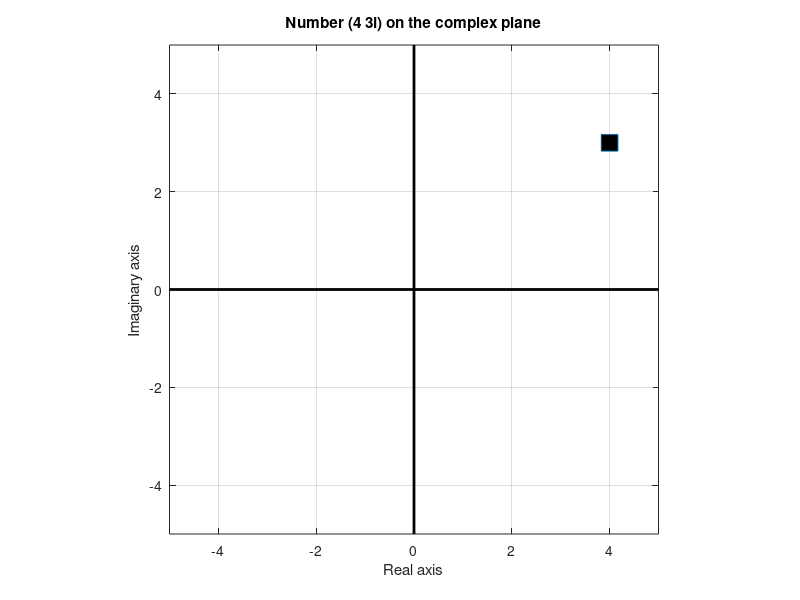
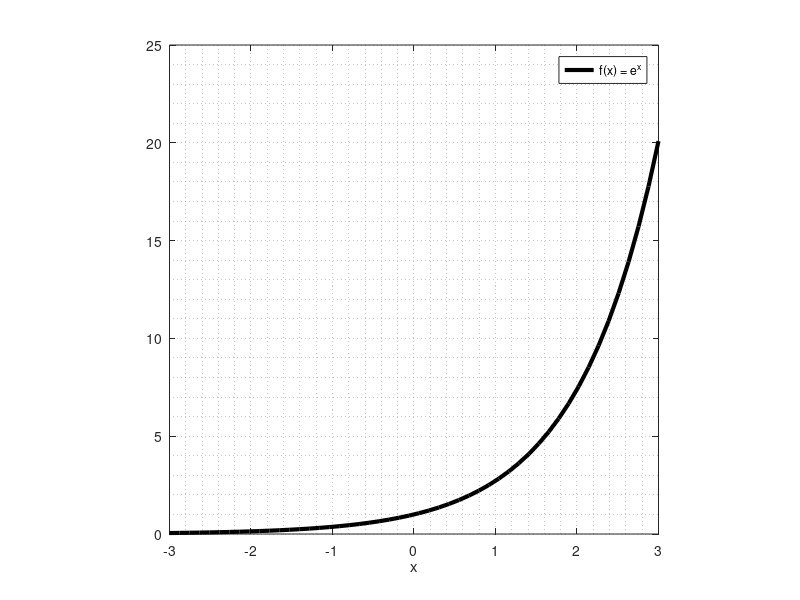
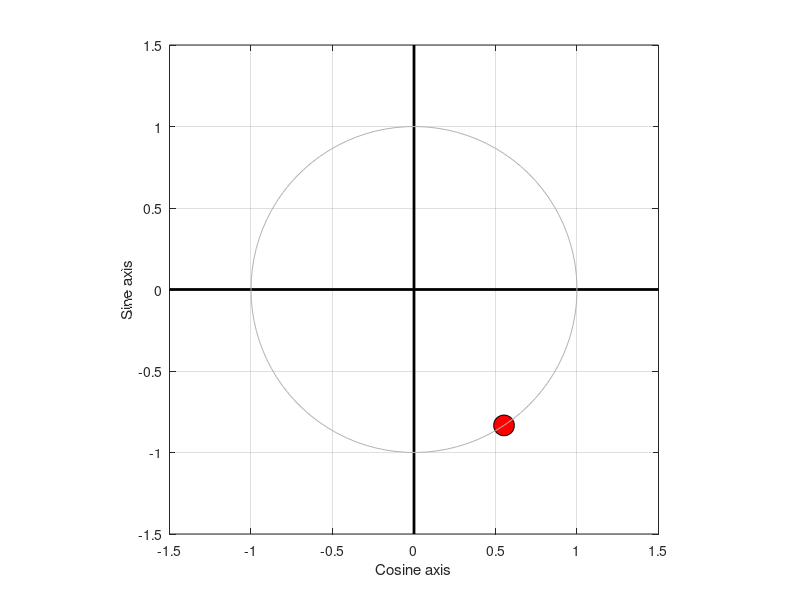

These figures' MATLAB source, in order: (Note: this script raises an error after producing the figures.)
%%
%     COURSE: Understand the Fourier transform and its applications
%    SECTION: Foundations
%      VIDEO: Complex numbers
% Instructor: mikexcohen.com
%
%% 
clear, clc

%%

% several ways to create a complex number
z = 4 + 3i;
z = 4 + 3*1i;
z = 4 + 3*sqrt(-1);
z = complex(4,3);

disp([ 'Real part is ' num2str(real(z)) ' and imaginary part is ' num2str(imag(z)) '.' ])


% beware of a common programming error:
i = 2;
zz = 4 + 3*i;


% plot the complex number
figure(1), clf
plot(real(z),imag(z),'s','markersize',12,'markerfacecolor','k')

% make plot look nicer
set(gca,'xlim',[-5 5],'ylim',[-5 5])
grid on, hold on, axis square
plot(get(gca,'xlim'),[0 0],'k','linew',2)
plot([0 0],get(gca,'ylim'),'k','linew',2)
xlabel('Real axis')
ylabel('Imaginary axis')
title([ 'Number (' num2str(real(z)) ' ' num2str(imag(z)) 'i) on the complex plane' ])

%% compute the two key properties of a complex number

% magnitude of the number (distance to origin)
magZ = sqrt( real(z)^2 + imag(z)^2 );
magZ = abs( z );

% angle of the line relative to positive real axis
angZ = atan2( imag(z),real(z) );
angZ = angle( z );

%%
%     COURSE: Understand the Fourier transform and its applications
%    SECTION: Foundations
%      VIDEO: Euler's formula
% Instructor: mikexcohen.com
%
%%

% plot e^x
figure(2), clf
x = linspace(-3,3,50);
plot(x,exp(x),'k','linew',3)
axis square
xlabel('x')
legend({'f(x) = e^x'})
grid minor

%% [cos(k) sin(k)] are on the unit circle for any k

% any real number k
k = -654321657546546;

% and plot
figure(3), clf
h1 = plot( cos(k),sin(k) ,'ko','markerfacecolor','r','markersize',15);

% make plot look nicer
set(gca,'xlim',[-1.5 1.5],'ylim',[-1.5 1.5])
grid on, hold on, axis square
plot(get(gca,'xlim'),[0 0],'k','linew',2)
plot([0 0],get(gca,'ylim'),'k','linew',2)
xlabel('Cosine axis')
ylabel('Sine axis')

% also draw a unit circle
x = linspace(-pi,pi,100);
h = plot(cos(x),sin(x));
set(h,'color',[1 1 1]*.7) % light gray

uistack(h1,'top'); % put red circle on top 

%% ... and so is the angle defined by Euler's formula

euler = exp( 1i*k );

% draw a line using polar notation
h = polar([0 angle(euler)],[0 1],'r');
set(h,'linewidth',2)

%% Euler's formula with arbitrary vector magnitude

% use Euler's formula to plot vectors
m = 4;
k = pi/3;
compnum = m*exp( 1i*k );

% extract magnitude and angle
mag = abs(compnum);
phs = angle(compnum);

figure(4), clf
plot( real(compnum) , imag(compnum) ,'ro','linew',2,'markersize',10,'markerfacecolor','r')

% make plot look nicer
set(gca,'xlim',[-5 5],'ylim',[-5 5])
grid on, hold on, axis square
plot(get(gca,'xlim'),[0 0],'k','linew',2)
plot([0 0],get(gca,'ylim'),'k','linew',2)
xlabel('Real axis')
ylabel('Imaginary axis')

% draw a line using polar notation
h = polar([0 phs],[0 mag],'r');
set(h,'linewidth',2)

% title 
title([ 'Rectangular: [' num2str(real(compnum)) ' ' num2str(imag(compnum)) 'i ], ' ...
        'Polar: ' num2str(mag) 'e^{i' num2str(phs) '}' ])
    
%%
%     COURSE: Understand the Fourier transform and its applications
%    SECTION: Foundations
%      VIDEO: Sine waves and complex sine waves
% Instructor: mikexcohen.com
%
%%

%% sine wave parameters

% sine wave parameters
freq = 3;    % frequency in Hz
ampl = 2;    % amplitude in a.u.
phas = pi/3; % phase in radians

% general simulation parameters
srate = 500; % sampling rate in Hz
time  = 0:1/srate:2-1/srate; % time in seconds

% generate the sine wave
sinewave = ampl * sin( 2*pi * freq * time + phas );

figure(1), clf
plot(time,sinewave,'ks-','linewidth',2,'markerfacecolor','w')
xlabel('Time (sec.)'), ylabel('Amplitude')
title('A sine wave.')

%% sine and cosine are the same but for a phase shift

% generate the sine wave
sinewave = sin( 2*pi * freq * time + 0 );
coswave  = sin( 2*pi * freq * time + pi/2 );

figure(2), clf
plot(time,sinewave,'k','linewidth',2)
hold on
plot(time,coswave,'r','linewidth',2)
xlabel('Time (sec.)'), ylabel('Amplitude')
title('Pure sine and cosine waves')

%% little GUI

% a little interactive GUI to give you a better sense of sine wave parameters
sinewave_from_params;

% Note that this GUI doesn't work in Octave.

%% complex sine waves

% general simulation parameters
srate = 500; % sampling rate in Hz
time  = 0:1/srate:2-1/srate; % time in seconds

% sine wave parameters
freq = 5;    % frequency in Hz
ampl = 2;    % amplitude in a.u.
phas = 0*pi/3; % phase in radians

% generate the sine wave
csw = ampl * exp( 1i* (2*pi * freq * time + phas) );

figure(3), clf
subplot(211)
plot(time,real(csw), time,imag(csw),'linew',2)
xlabel('Time (sec.)'), ylabel('Amplitude')
title('Complex sine wave projections')
legend({'real';'imag'})

subplot(212)
plot3(time,real(csw),imag(csw),'k','linew',3)
xlabel('Time (sec.)'), ylabel('real part'), zlabel('imag. part')
set(gca,'ylim',[-1 1]*ampl*3,'zlim',[-1 1]*ampl*3)
axis square
rotate3d on

%%
%     COURSE: Understand the Fourier transform and its applications
%    SECTION: Foundations
%      VIDEO: The dot product
% Instructor: mikexcohen.com
%
%%

% two vectors
v1 = [ 1 2 3 ];
v2 = [ 3 2 1 ];

% compute the dot product
dp = sum( v1.*v2 );

%% dot products of sine waves

% general simulation parameters
srate = 500; % sampling rate in Hz
time  = 0:1/srate:2-1/srate; % time in seconds

% sine wave parameters
freq1 = 5;    % frequency in Hz
freq2 = 5;    % frequency in Hz

ampl1 = 2;    % amplitude in a.u.
ampl2 = 2;    % amplitude in a.u.

phas1 = 0; % phase in radians
phas2 = pi/2; % phase in radians

% generate the sine wave
sinewave1 = ampl1 * sin( 2*pi * freq1 * time + phas1 );
sinewave2 = ampl2 * sin( 2*pi * freq2 * time + phas2 );

% compute dot product
dp = dot(sinewave1,sinewave2);

% show result in command window
disp([ 'dp = ' num2str( dp ) ])

%% with a signal

% phase of signal
theta = 0*pi/4;


% simulation parameters
srate = 1000;
time  = -1:1/srate:1;

% signal
signal = sin(2*pi*5*time + theta) .* exp( (-time.^2) / .1);

% sine wave frequencies
sinefrex = 2:.5:10;

% plot signal
figure(3), clf
subplot(211)
plot(time,signal,'k','linew',3)
xlabel('Time (sec.)'), ylabel('Amplitude (a.u.)')
title('Signal')

dps = zeros(size(sinefrex));
for fi=1:length(dps)
    
    % create sine wave
    sinew = sin( 2*pi*sinefrex(fi)*time);
    
    % compute dot product
    dps(fi) = dot( sinew,signal ) / length(time);
end

% and plot
subplot(212)
stem(sinefrex,dps,'k','linew',3,'markersize',10,'markerfacecolor','w')
set(gca,'xlim',[sinefrex(1)-.5 sinefrex(end)+.5],'ylim',[-.2 .2])
xlabel('Sine wave frequency (Hz)')
ylabel('Dot product (signed magnitude)')
title([ 'Dot product of signal and sine waves (' num2str(theta) ' rad. offset)' ])

%%
%     COURSE: Understand the Fourier transform and its applications
%    SECTION: Foundations
%      VIDEO: Complex dot product
% Instructor: mikexcohen.com
%
%%


%% Same as previous video but with complex sine wave

% phase of signal
theta = 0*pi/4;


% simulation parameters
srate = 1000;
time  = -1:1/srate:1;

% signal
signal = sin(2*pi*5*time + theta) .* exp( (-time.^2) / .1);

% sine wave frequencies
sinefrex = 2:.5:10;

% plot signal
figure(3), clf
subplot(211)
plot(time,signal,'k','linew',3)
xlabel('Time (sec.)'), ylabel('Amplitude (a.u.)')
title('Signal')

dps = zeros(size(sinefrex));
for fi=1:length(dps)
    
    % create complex sine wave
    sinew = exp( 1i*2*pi*sinefrex(fi)*time);
    
    % compute dot product
    dps(fi) = dot( sinew,signal ) / length(time);
end

% and plot
subplot(212)
stem(sinefrex,abs(dps),'k','linew',3,'markersize',10,'markerfacecolor','w')
set(gca,'xlim',[sinefrex(1)-.5 sinefrex(end)+.5],'ylim',[-.2 .2])
xlabel('Sine wave frequency (Hz)')
ylabel('Dot product (unsigned magnitude)')
title([ 'Dot product of signal and sine waves (' num2str(theta) ' rad. offset)' ])

%% more detail...

% phase of signal
theta = 2*pi/4;

% signal
signal = sin(2*pi*5*time + theta) .* exp( (-time.^2) / .1);

% create sine and cosine waves
sinew = sin( 2*pi*5*time );
cosnw = cos( 2*pi*5*time );

% compute dot products
dps = dot( sinew,signal ) / length(time);
dpc = dot( cosnw,signal ) / length(time);

% combine sine and cosine into complex dot product
dp_complex = complex(dpc,dps); % cos/sin were swapped in the video
mag = abs(dp_complex);
phs = angle(dp_complex);

% and plot
figure(4), clf
plot( dpc , dps ,'ro','linew',2,'markersize',10,'markerfacecolor','r')

% make plot look nicer
set(gca,'xlim',[-.2 .2],'ylim',[-.2 .2])
grid on, hold on, axis square
plot(get(gca,'xlim'),[0 0],'k','linew',2)
plot([0 0],get(gca,'ylim'),'k','linew',2)
xlabel('Cosine axis')
ylabel('Sine axis')

% draw a line using polar notation
h = polar([0 phs],[0 mag],'r');
set(h,'linewidth',2)

% title 
title([ 'Rectangular: [' num2str(real(dp_complex)) ' ' num2str(imag(dp_complex)) 'i ], ' ...
        'Polar: ' num2str(mag) 'e^{i' num2str(phs) '}' ])

%% illustration of the effect of phase offsets on dot products

% create complex sine wave
csw = exp( 1i*2*pi*5*time );
rsw = cos(    2*pi*5*time );

% specify range of phase offsets for signal
phases = linspace(0,7*pi/2,100);


% setup the plot
figure(5), clf
subplot(223)
ch = plot(0,0,'ro','linew',2,'markersize',10,'markerfacecolor','r');
set(gca,'xlim',[-.2 .2],'ylim',[-.2 .2])
grid on, hold on, axis square
plot(get(gca,'xlim'),[0 0],'k','linew',2)
plot([0 0],get(gca,'ylim'),'k','linew',2)
xlabel('Cosine axis')
ylabel('Sine axis')
title('Complex plane')

% and then setup the plot for the real-dot product axis
subplot(224)
rh = plot(0,0,'ro','linew',2,'markersize',10,'markerfacecolor','r');
set(gca,'xlim',[-.2 .2],'ylim',[-.2 .2],'ytick',[])
grid on, hold on, axis square
plot(get(gca,'xlim'),[0 0],'k','linew',2)
plot([0 0],get(gca,'ylim'),'k','linew',2)
xlabel('Real axis')
title('Real number line')


for phi=1:length(phases)
    
    % create signal
    signal = sin(2*pi*5*time + phases(phi)) .* exp( (-time.^2) / .1);
    
    % compute complex dot product
    cdp = sum( signal.*csw ) / length(time);
    
    % compute real-valued dot product
    rdp = sum( signal.*rsw ) / length(time);
    
    % plot signal and real part of sine wave
    subplot(211)
    plot(time,signal, time,rsw,'linew',2)
    title('Signal and sine wave over time')
    
    % plot complex dot product
    subplot(223)
    set(ch,'XData',real(cdp),'YData',imag(cdp))
    
    % draw normal dot product
    subplot(224)
    set(rh,'XData',rdp)
    
    % wait a bit
    pause(.1)
end

%% end.

% Interested in more courses? See sincxpress.com 
% Use code MXC-DISC4ALL for the lowest price for all courses.
